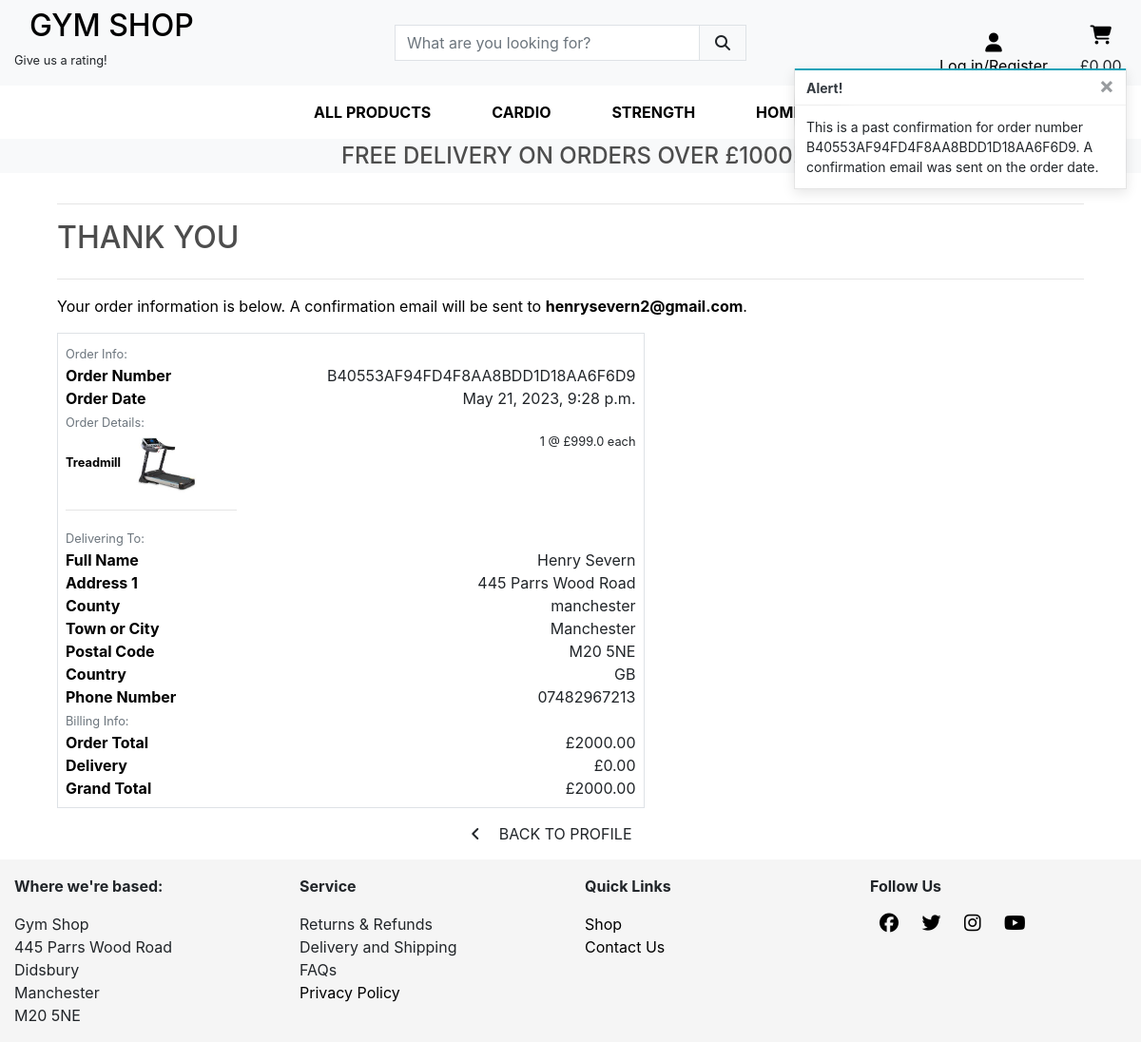
Screenshot of /profiles/order_history/B40553AF94FD4F8AA8BDD1D18AA6F6D9 with the database file from the repository.
### checkout/models.py (models this page shows, shortened)
class Order(models.Model):
    order_number = models.CharField(max_length=32, null=False, editable=False)
    user_profile = models.ForeignKey(UserProfile, on_delete=models.SET_NULL,
                                     null=True, blank=True,
                                     related_name='orders')
    full_name = models.CharField(max_length=50, null=False, blank=False)
    email = models.EmailField(max_length=254, null=False, blank=False)
    phone_number = models.CharField(max_length=20, null=False, blank=False)
    country = CountryField(blank_label='Country *', null=False, blank=False)
    postcode = models.CharField(max_length=20, null=True, blank=True)
    town_or_city = models.CharField(max_length=40, null=False, blank=False)
    street_address1 = models.CharField(max_length=80, null=False, blank=False)
    street_address2 = models.CharField(max_length=80, null=True, blank=True)
    county = models.CharField(max_length=80, null=True, blank=True)
    date = models.DateTimeField(auto_now_add=True)
    delivery_cost = models.DecimalField(max_digits=6, decimal_places=2,
                                        null=False, default=0)
    order_total = models.DecimalField(max_digits=10, decimal_places=2,
                                      null=False, default=0)
    grand_total = models.DecimalField(max_digits=10, decimal_places=2,
                                      null=False, default=0)
    original_cart = models.TextField(null=False, blank=False, default='')
    stripe_pid = models.CharField(max_length=254, null=False, blank=False,
                                  default='')

class OrderLineItem(models.Model):
    order = models.ForeignKey(Order, null=False, blank=False,
                              on_delete=models.CASCADE,
                              related_name='lineitems')
    product = models.ForeignKey(Product, null=False, blank=False,
                                on_delete=models.CASCADE)
    quantity = models.IntegerField(null=False, blank=False, default=0)
    lineitem_total = models.DecimalField(max_digits=6, decimal_places=2,
                                         null=False, blank=False,
                                         editable=False)

### store/models.py (models this page shows, shortened)
class Product(models.Model):
    category = models.ForeignKey('Category', null=True, blank=True,
                                 on_delete=models.SET_NULL)
    title = models.CharField(max_length=100)
    sku = models.CharField(max_length=254, null=True, blank=True)
    price = models.FloatField()
    rating = models.DecimalField(max_digits=6, decimal_places=2,
                                 null=True, blank=True)
    image = models.ImageField(null=True, blank=True)
    description = models.TextField(null=True, blank=True)

### profiles/views.py (the view)
# urls.py: path('order_history/<order_number>', views.order_history,
def order_history(request, order_number):
    order = get_object_or_404(Order, order_number=order_number)
    messages.info(request, (
        f'This is a past confirmation for order number {order_number}. '
        'A confirmation email was sent on the order date.'
    ))
    template = 'checkout/checkout_success.html'
    context = {
        'order': order,
        'from_profile': True,
    }
    return render(request, template, context)

### checkout/templates/checkout/checkout_success.html (shortened to what this page needs)
{% extends "base.html" %}
{% load static %}
{% block extra_css %}
    <link rel="stylesheet" href="{% static 'checkout/css/checkout.css' %}">
{% endblock %}
{% block content %}
    <div class="overlay"></div>
    <div class="container">
        <div class="row">
            <div class="col">
                <hr>
                <h2 class="logo-font mb-4">Thank You</h2>
                <hr>
                <p class="text-black">Your order information is below. A confirmation email will be sent to <strong>{{ order.email }}</strong>.</p>
            </div>
        </div>
        <div class="row">
            <div class="col-12 col-lg-7">
                <div class="order-confirmation-wrapper p-2 border">
                    <div class="row">
                        <div class="col">
                            <small class="text-muted">Order Info:</small>
                        </div>
                    </div>
                    <div class="row">
                        <div class="col-12 col-md-4">
                            <p class="mb-0 text-black font-weight-bold">Order Number</p>
                        </div>
                        <div class="col-12 col-md-8 text-md-right">
                            <p class="mb-0">{{ order.order_number }}</p>
                        </div>
                    </div>
                    <div class="row">
                        <div class="col-12 col-md-4">
                            <p class="mb-0 text-black font-weight-bold">Order Date</p>
                        </div>
                        <div class="col-12 col-md-8 text-md-right">
                            <p class="mb-0">{{ order.date }}</p>
                        </div>
                    </div>
                    <div class="row">
                        <div class="col">
                            <small class="text-muted">Order Details:</small>
                        </div>
                    </div>
                    {% for item in order.lineitems.all %}
                    <div class="row">
                        <div class="col-12 col-md-4">
                            <p class="small mb-0 text-black font-weight-bold">
                                {{ item.product.title }}{% if item.product_size %} - Size {{ item.product.size|upper }}{% endif %}
                                {% if item.product.image %}
                                    <img class="w-50" src="{{ item.product.image.url }}" alt="{{ product.title }}">
                                {% else %}
                                    <img class="w-100" src="{{ MEDIA_URL }}noimage.png" alt="{{ product.title }}">
                                {% endif %}
                                <hr>
                            </p>
                        </div>
                        <div class="col-12 col-md-8 text-md-right">
                            <p class="small mb-0">{{ item.quantity }} @ £{{ item.product.price }} each</p>
                        </div>
                    </div>
                    {% endfor %}
                    <div class="row">
                        <div class="col">
                            <small class="text-muted">Delivering To:</small>
                        </div>
                    </div>
                    <div class="row">
                        <div class="col-12 col-md-4">
                            <p class="mb-0 text-black font-weight-bold">Full Name</p>
                        </div>
                        <div class="col-12 col-md-8 text-md-right">
                            <p class="mb-0">{{ order.full_name }}</p>
                        </div>
                    </div>
                    <div class="row">
                        <div class="col-12 col-md-4">
                            <p class="mb-0 text-black font-weight-bold">Address 1</p>
                        </div>
                        <div class="col-12 col-md-8 text-md-right">
                            <p class="mb-0">{{ order.street_address1 }}</p>
                        </div>
                    </div>
                    {% if order.county %}
                    <div class="row">
                        <div class="col-12 col-md-4">
                            <p class="mb-0 text-black font-weight-bold">County</p>
                        </div>
                        <div class="col-12 col-md-8 text-md-right">
                            <p class="mb-0">{{ order.county }}</p>
                        </div>
                    </div>
                    {% endif %}
                    <div class="row">
                        <div class="col-12 col-md-4">
                            <p class="mb-0 text-black font-weight-bold">Town or City</p>
                        </div>
                        <div class="col-12 col-md-8 text-md-right">
                            <p class="mb-0">{{ order.town_or_city }}</p>
                        </div>
                    </div>
                    {% if order.postcode %}
                    <div class="row">
                        <div class="col-12 col-md-4">
                            <p class="mb-0 text-black font-weight-bold">Postal Code</p>
                        </div>
                        <div class="col-12 col-md-8 text-md-right">
                            <p class="mb-0">{{ order.postcode }}</p>
                        </div>
                    </div>
                    {% endif %}
                    <div class="row">
                        <div class="col-12 col-md-4">
                            <p class="mb-0 text-black font-weight-bold">Country</p>
                        </div>
                        <div class="col-12 col-md-8 text-md-right">
                            <p class="mb-0">{{ order.country }}</p>
                        </div>
                    </div>
                    <div class="row">
                        <div class="col-12 col-md-4">
                            <p class="mb-0 text-black font-weight-bold">Phone Number</p>
                        </div>
                        <div class="col-12 col-md-8 text-md-right">
                            <p class="mb-0">{{ order.phone_number }}</p>
                        </div>
                    </div>
                    <div class="row">
                        <div class="col">
                            <small class="text-muted">Billing Info:</small>
                        </div>
                    </div>
                    <div class="row">
                        <div class="col-12 col-md-4">
                            <p class="mb-0 text-black font-weight-bold">Order Total</p>
                        </div>
                        <div class="col-12 col-md-8 text-md-right">
                            <p class="mb-0">£{{ order.order_total }}</p>
                        </div>
                    </div>
                    <div class="row">
                        <div class="col-12 col-md-4">
                            <p class="mb-0 text-black font-weight-bold">Delivery</p>
                        </div>
                        <div class="col-12 col-md-8 text-md-right">
                            <p class="mb-0">£{{ order.delivery_cost }}</p>
                        </div>
                    </div>
                    <div class="row">
                        <div class="col-12 col-md-4">
                            <p class="mb-0 text-black font-weight-bold">Grand Total</p>
                        </div>
                        <div class="col-12 col-md-8 text-md-right">
                            <p class="mb-0">£{{ order.grand_total }}</p>
                        </div>
                    </div>
                </div>
            </div>
        </div>
        <div class="row">
			<div class="col-12 col-lg-7 text-right">
                {% if from_profile %}
                    <a href="{% url 'profile' %}" class="btn btn-black rounded-0 my-2">
                        <span class="icon mr-2">
                            <i class="fas fa-angle-left"></i>
                        </span>
                        <span class="text-uppercase">Back to Profile</span>
                    </a>
                {% endif %}
			</div>
		</div>
		</div>
    </div>
{% endblock %}

### rows the page displays
Order: email "henrysevern2@gmail.com", order_number "B40553AF94FD4F8AA8BDD1D18AA6F6D9", date "May 21, 2023, 9:28 p.m.", full_name "Henry Severn", street_address1 "445 Parrs Wood Road", county "manchester", town_or_city "Manchester", postcode "M20 5NE", country "GB", phone_number "07482967213", order_total "2000.00", delivery_cost "0.00", grand_total "2000.00"
OrderLineItem: product "Treadmill", product.image (picture), quantity "1", product.price "999.0"

### other values shown
{{ free_delivery_threshold }} "1000"
{{ message }} "This is a past confirmation for order number B40553AF94FD4F8AA8BDD1D18AA6F6D9. A confirmation email was sent on the order date."
